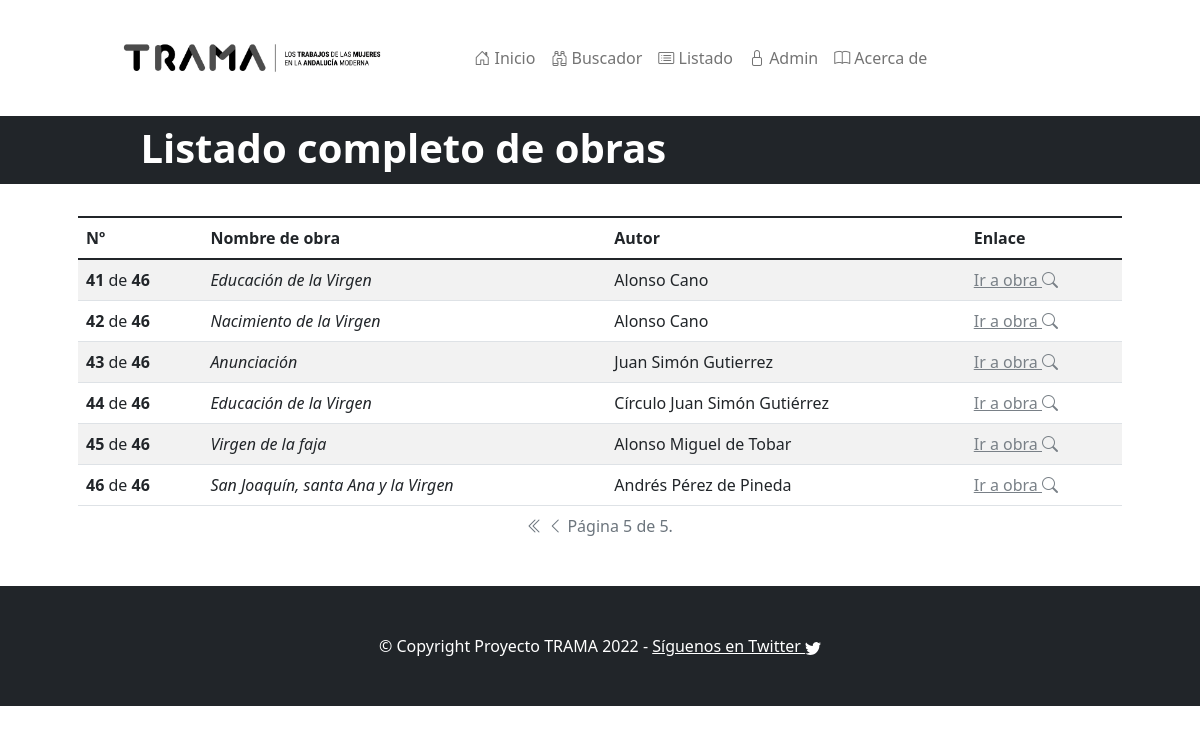
/trama/listado/?pagina=5, run on the app's committed database.
### trama/models.py (models this page shows, shortened)
class Obra(models.Model):
    nombre_obra = models.CharField(
        max_length=256,
        blank=False,
        null=False,
        help_text="Nombre completo de la obra")
    autor = models.CharField(max_length=256,
        blank=False,
        null=False,
        help_text="Autor de la obra")
    anno = models.CharField("Año o época aproximada de la obra",
        max_length=64,
        blank=False,
        null=False,
        help_text="Año (exacto o aproximado) de creación de la obra")
    ubicacion = models.CharField("Ubicación",
        max_length=128,
        blank=False,
        null=False,
        help_text="Ubicación de la obra (museo, colección particular...)")
    iconografia = models.CharField("Iconografía",
        max_length=128,
        blank=False,
        null=False,
        help_text="Breve descripción de la iconografía representada")
    descripcion = models.TextField("Descripción",
        blank=False,
        null=False,
        help_text="Descripción de la obra en texto libre")
    url_externa = models.CharField(max_length=512,
        blank=True,
        null=True,
        help_text="URL con contexto")
    url_imagen = models.CharField(max_length=512,
        blank=True,
        null=True,
        help_text="URL externa del archivo de imagen (si la hay)")
    estilo = models.ForeignKey(
        Estilo,
        blank=False,
        null=False,
        on_delete=models.CASCADE)
    tipo_de_obra = models.ForeignKey(
        TipoDeObra,
        blank=False,
        null=False,
        on_delete=models.CASCADE)
    trabajo_representado = models.ManyToManyField(
        TrabajoRepresentado,
        blank=False)

### trama/views.py (the view)
def listado(request):
    num_per_page = 10
    obras = Paginator(Obra.objects.all().order_by("id"), num_per_page)
    page_number = request.GET.get("pagina")
    if page_number is None:
        page_number = 1
    else:
        page_number = int(page_number)
    offset = (page_number - 1)*num_per_page
    pagina_obj = obras.get_page(page_number)
    return render(request, "listado.html",
                  {"result": pagina_obj,
                   "offset": offset})

### trama/templates/listado.html (shortened to what this page needs)
{% extends "base.html" %}
{% block texto_barra %}Listado completo de obras{% endblock %}
{% block content %}
    <table class="table table-striped table-hover">
      <caption class="text-center">
        <span class="step-links">
            {% if result.has_previous %}
                <a href="?pagina=1" class="link-secondary"><i class="bi bi-chevron-double-left"></i></a>
                <a href="?pagina={{ result.previous_page_number }}" class="link-secondary"><i class="bi bi-chevron-left"></i></a>
                {% endif %}
                <span class="current">
                  Página {{ result.number }} de {{ result.paginator.num_pages }}.
                </span>
        </span>
      </caption>
    <thead>
      <tr>
        <th>Nº</th>
        <th>Nombre de obra</th>
        <th>Autor</th>
        <th>Enlace</th>
      </tr>
    </thead>
    <tbody>
    {% for obra in result %}
    <tr>
      <td><strong>{{offset|add:forloop.counter}}</strong> de
        <strong>{{result.paginator.count}}</strong></td>
      <td><em>{{obra.nombre_obra}}</em></td>
      <td>{{obra.autor}}</td>
      <td><a href="{% url 'detalle_obra' obra.pk %}" alt="Mostrar detalle">Ir a obra <i class="bi bi-search"></i></a></td>
    </tr>
    {% endfor %}
    </tbody>
    </table>
{% endblock %}

### data on the page
Obra: counter "41", paginator.count "46", nombre_obra "Educación de la Virgen", autor "Alonso Cano"
Obra: counter "42", paginator.count "46", nombre_obra "Nacimiento de la Virgen", autor "Alonso Cano"
Obra: counter "43", paginator.count "46", nombre_obra "Anunciación", autor "Juan Simón Gutierrez"
Obra: counter "44", paginator.count "46", nombre_obra "Educación de la Virgen", autor "Círculo Juan Simón Gutiérrez"
Obra: counter "45", paginator.count "46", nombre_obra "Virgen de la faja", autor "Alonso Miguel de Tobar"
Obra: counter "46", paginator.count "46", nombre_obra "San Joaquín, santa Ana y la Virgen", autor "Andrés Pérez de Pineda"

### other printed values
{{ result.number }} "5"
{{ result.paginator.num_pages }} "5"
